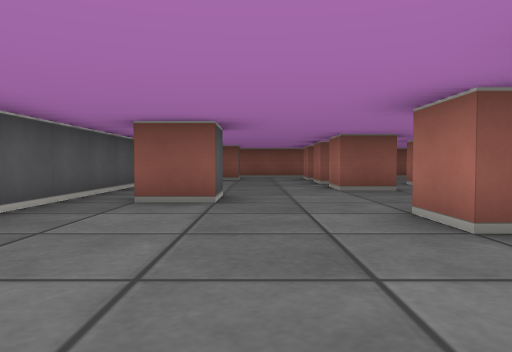
view 1 (above)

15 first-person views from a walk through a cub3D ray-caster map. The camera is about half as high as the walls, tilts 2° down and sees 70° across. The floor is counted in squares. Each view is taken from the middle of a square. On the plan, view 1 faces up. The plan holds only what a view shows up to about 9 squares ahead; the rest is blank. The place goes on beyond the plan.

view 2
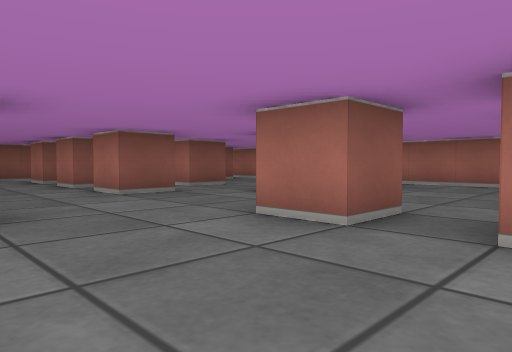

view 3
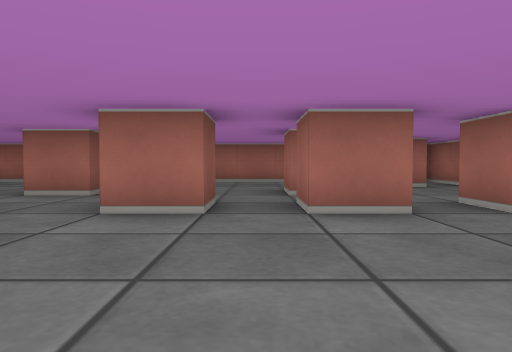

view 4
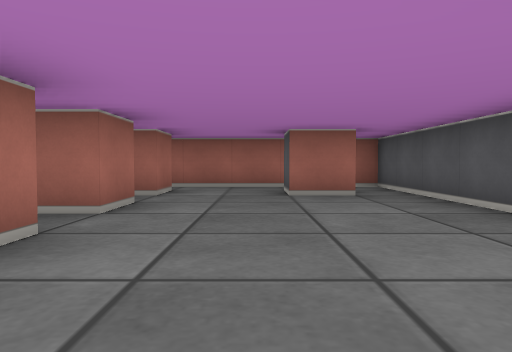

view 5
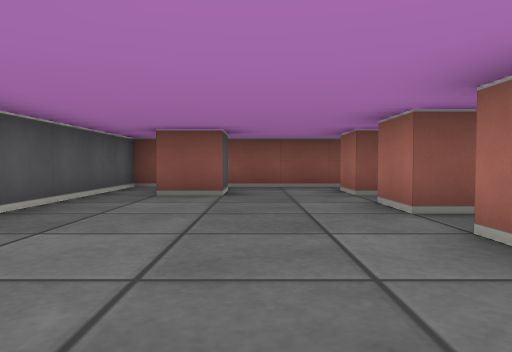

view 6
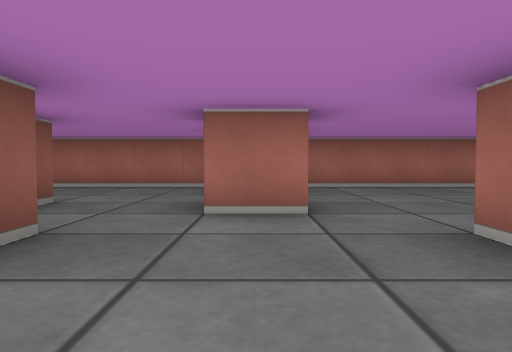

view 7
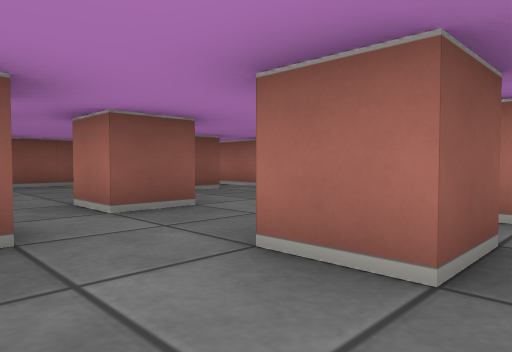

view 8
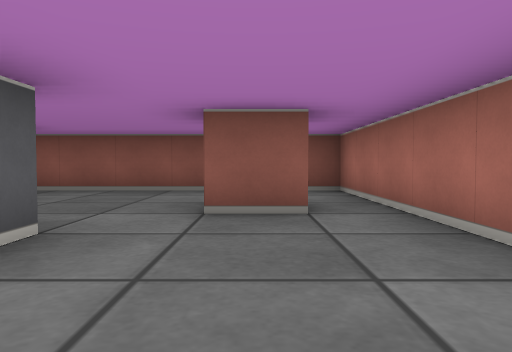

view 9
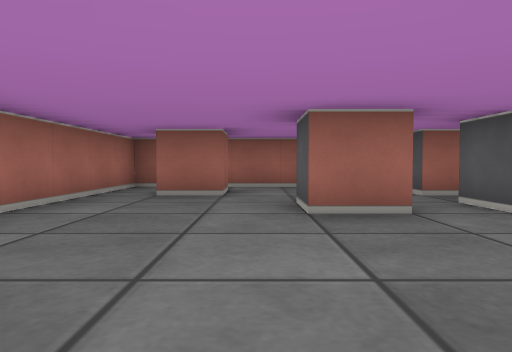

view 10
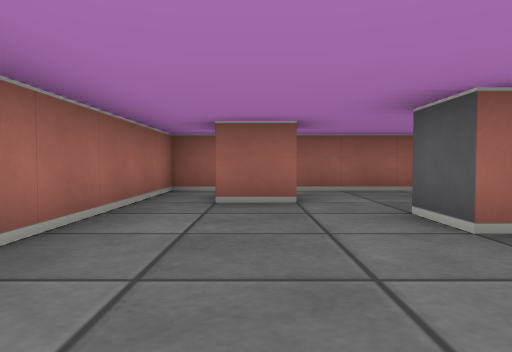

view 11
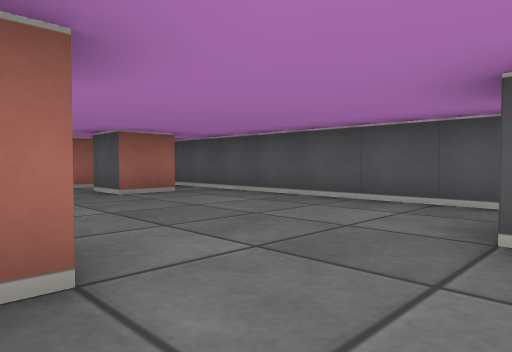

view 12
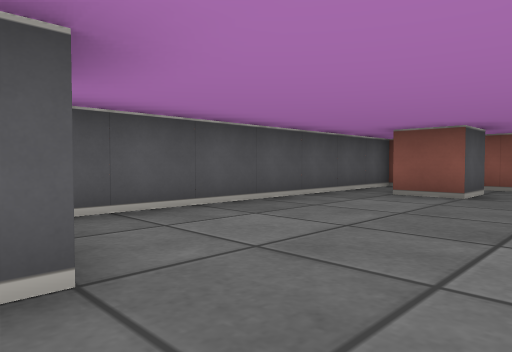

view 13
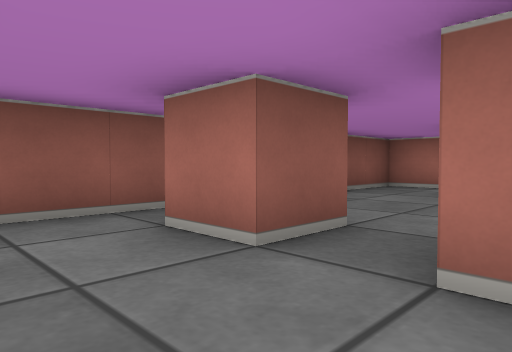

view 14
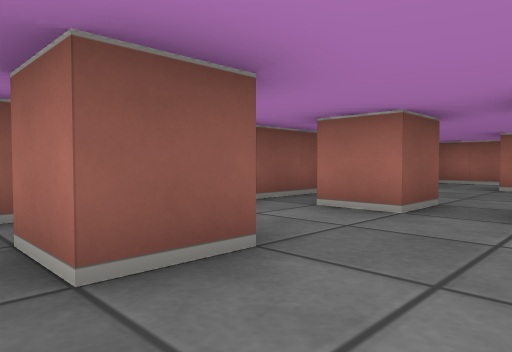

view 15
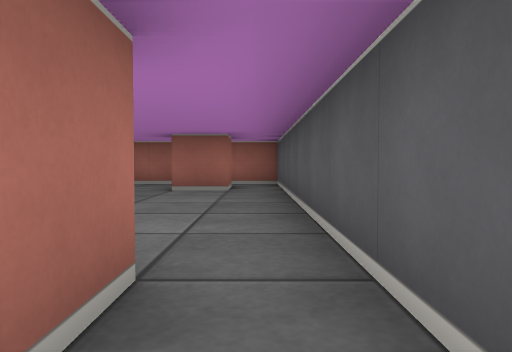

### Floor plan
Points are (right, up) in squares from view 1. A wall is a line through its corners. A room is listed if a view was taken in it or the views show most of it. See-through windows are left out.
Room 1 (views 1, 2, 3, 4, 5, 6, 7, 8, 9, 10, 11, 12, 13, 14, 15)
walls: (2.6, 6.5) (1.5, 6.5) (1.5, 7.5); (-0.5, 5.6) (-0.5, 4.5) (-1.5, 4.5) (-1.5, 5.4); (2.6, 2.5) (1.5, 2.5) (1.5, 3.5) (2.5, 3.5); (4.6, 4.5) (3.5, 4.5) (3.5, 5.5); (2.1, 8.5) (1.5, 8.5) (1.5, 9.5); (4.6, 7.5) (3.5, 7.5) (3.5, 8.5); (3.4, 1.5) (4.5, 1.5) (4.5, 0.5); (1.5, 0.4) (1.5, 1.5) (2.5, 1.5) (2.5, 0.5); (2.6, 10.5) (1.5, 10.5) (1.5, 11.5); (6.6, 9.5) (5.5, 9.5); (1.5, -1.5) (1.5, -0.5) (2.5, -0.5); (-0.5, 11.6) (-0.5, 10.5) (-1.5, 10.5) (-1.5, 11.5); (-1.5, -1.4) (-1.5, -0.5) (-0.5, -0.5) (-0.5, -1.5); (5.5, -1.6) (5.5, -0.5) (6.5, -0.5); (-2.5, -2.5) (7.5, -2.5) (7.5, 12.5) (-2.5, 12.5) (-2.5, -2.5)

Where each view was taken, in squares from view 1:
view 1: 0 up, 0 right, facing up
view 2: 1 up, 1 left, facing up-right
view 3: 2 up, 2 left, facing right
view 4: 5 up, 0 right, facing down
view 5: 5 up, 0 right, facing up
view 6: 5 up, 0 right, facing right
view 7: 4 up, 2 right, facing up-right
view 8: 6 up, 6 right, facing up
view 9: 5 up, 5 right, facing down
view 10: 4 up, 6 right, facing down
view 11: 5 up, 2 right, facing down-left
view 12: 5 up, 1 right, facing up-left
view 13: 9 up, 0 right, facing up-right
view 14: 9 up, 2 left, facing up-right
view 15: 6 up, 2 left, facing down
